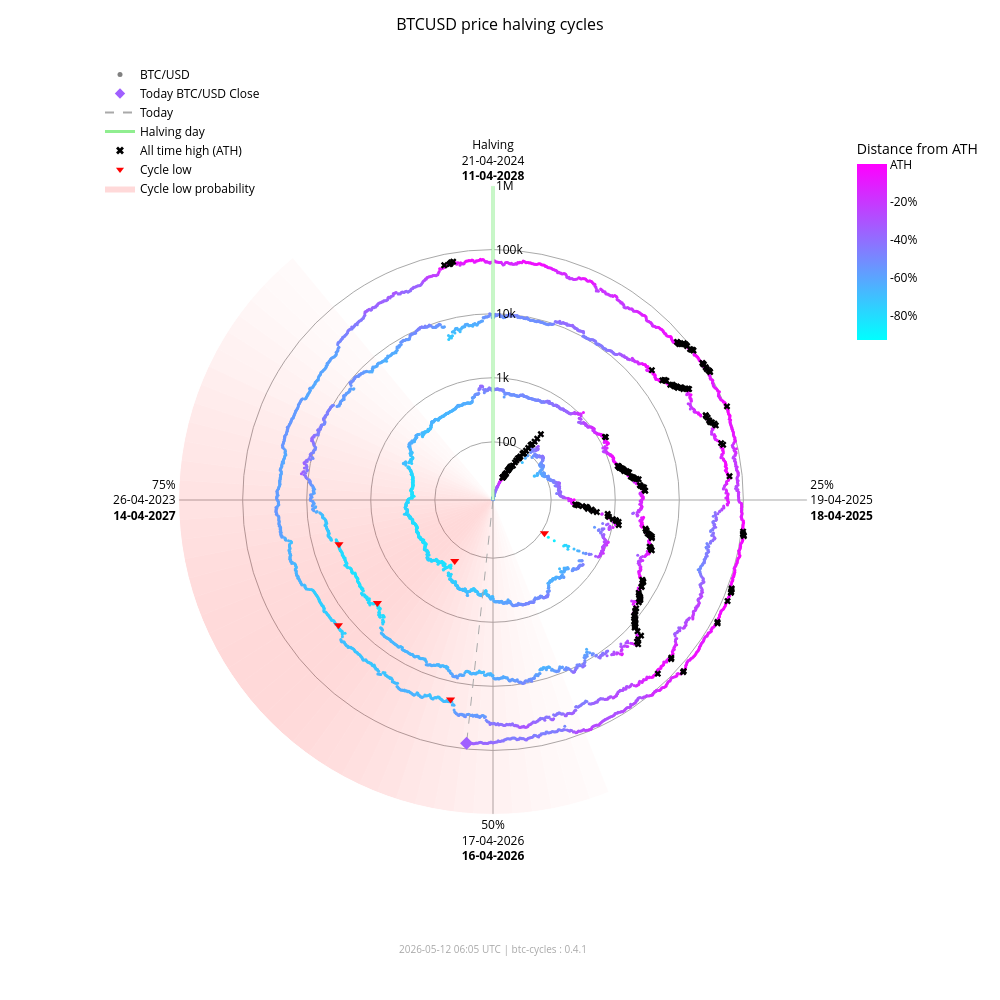

This figure's notebook cell:
### Markdown cell above
### Interactive chart (plotly)

### Code cell
fig_interactive = btc.plot(
    kind="interactive",
    from_date="2012-11-28",
)
# plotly config for interactivity
config = {"scrollZoom": True, "displayModeBar": True}
# display in notebook
fig_interactive.show(config=config)

### Figure 1 — Plotly figure (JSON) as saved in the notebook; plotly's stock layout.template omitted (floating-point values rounded to 4 significant figures; data arrays with more than 128 entries replaced by an {"elided": "..."} marker saying what was removed)
{"data": [{"fill": "toself", "fillcolor": "rgba(255,0,0,0.017168280509461755)", "hoverinfo": "skip", "line": {"width": 0}, "mode": "lines", "r": [12.35, 1000000, 1000000, 12.35, 12.35], "showlegend": false, "theta": [158.4, 158.4, 162.0, 162.0, 158.4], "type": "scatterpolar"}, {"fill": "toself", "fillcolor": "rgba(255,0,0,0.022114794501891175)", "hoverinfo": "skip", "line": {"width": 0}, "mode": "lines", "r": [12.35, 1000000, 1000000, 12.35, 12.35], "showlegend": false, "theta": [162.0, 162.0, 165.6, 165.6, 162.0], "type": "scatterpolar"}, {"fill": "toself", "fillcolor": "rgba(255,0,0,0.02790404259511669)", "hoverinfo": "skip", "line": {"width": 0}, "mode": "lines", "r": [12.35, 1000000, 1000000, 12.35, 12.35], "showlegend": false, "theta": [165.6, 165.6, 169.2, 169.2, 165.6], "type": "scatterpolar"}, {"fill": "toself", "fillcolor": "rgba(255,0,0,0.034518294852420334)", "hoverinfo": "skip", "line": {"width": 0}, "mode": "lines", "r": [12.35, 1000000, 1000000, 12.35, 12.35], "showlegend": false, "theta": [169.2, 169.2, 172.8, 172.8, 169.2], "type": "scatterpolar"}, {"fill": "toself", "fillcolor": "rgba(255,0,0,0.041901979682821514)", "hoverinfo": "skip", "line": {"width": 0}, "mode": "lines", "r": [12.35, 1000000, 1000000, 12.35, 12.35], "showlegend": false, "theta": [172.8, 172.8, 176.4, 176.4, 172.8], "type": "scatterpolar"}, {"fill": "toself", "fillcolor": "rgba(255,0,0,0.04996405861294358)", "hoverinfo": "skip", "line": {"width": 0}, "mode": "lines", "r": [12.35, 1000000, 1000000, 12.35, 12.35], "showlegend": false, "theta": [176.4, 176.4, 180.0, 180.0, 176.4], "type": "scatterpolar"}, {"fill": "toself", "fillcolor": "rgba(255,0,0,0.05858349692240514)", "hoverinfo": "skip", "line": {"width": 0}, "mode": "lines", "r": [12.35, 1000000, 1000000, 12.35, 12.35], "showlegend": false, "theta": [180.0, 180.0, 183.6, 183.6, 180.0], "type": "scatterpolar"}, {"fill": "toself", "fillcolor": "rgba(255,0,0,0.06761662035375064)", "hoverinfo": "skip", "line": {"width": 0}, "mode": "lines", "r": [12.35, 1000000, 1000000, 12.35, 12.35], "showlegend": false, "theta": [183.6, 183.6, 187.2, 187.2, 183.6], "type": "scatterpolar"}, {"fill": "toself", "fillcolor": "rgba(255,0,0,0.07690481219944661)", "hoverinfo": "skip", "line": {"width": 0}, "mode": "lines", "r": [12.35, 1000000, 1000000, 12.35, 12.35], "showlegend": false, "theta": [187.2, 187.2, 190.8, 190.8, 187.2], "type": "scatterpolar"}, {"fill": "toself", "fillcolor": "rgba(255,0,0,0.08628112000611096)", "hoverinfo": "skip", "line": {"width": 0}, "mode": "lines", "r": [12.35, 1000000, 1000000, 12.35, 12.35], "showlegend": false, "theta": [190.8, 190.8, 194.4, 194.4, 190.8], "type": "scatterpolar"}, {"fill": "toself", "fillcolor": "rgba(255,0,0,0.09557490841018089)", "hoverinfo": "skip", "line": {"width": 0}, "mode": "lines", "r": [12.35, 1000000, 1000000, 12.35, 12.35], "showlegend": false, "theta": [194.4, 194.4, 198.0, 198.0, 194.4], "type": "scatterpolar"}, {"fill": "toself", "fillcolor": "rgba(255,0,0,0.10461455782963762)", "hoverinfo": "skip", "line": {"width": 0}, "mode": "lines", "r": [12.35, 1000000, 1000000, 12.35, 12.35], "showlegend": false, "theta": [198.0, 198.0, 201.6, 201.6, 198.0], "type": "scatterpolar"}, {"fill": "toself", "fillcolor": "rgba(255,0,0,0.11322908719652829)", "hoverinfo": "skip", "line": {"width": 0}, "mode": "lines", "r": [12.35, 1000000, 1000000, 12.35, 12.35], "showlegend": false, "theta": [201.6, 201.6, 205.2, 205.2, 201.6], "type": "scatterpolar"}, {"fill": "toself", "fillcolor": "rgba(255,0,0,0.12125015337052986)", "hoverinfo": "skip", "line": {"width": 0}, "mode": "lines", "r": [12.35, 1000000, 1000000, 12.35, 12.35], "showlegend": false, "theta": [205.2, 205.2, 208.8, 208.8, 205.2], "type": "scatterpolar"}, {"fill": "toself", "fillcolor": "rgba(255,0,0,0.12851590515331976)", "hoverinfo": "skip", "line": {"width": 0}, "mode": "lines", "r": [12.35, 1000000, 1000000, 12.35, 12.35], "showlegend": false, "theta": [208.8, 208.8, 212.4, 212.4, 208.8], "type": "scatterpolar"}, {"fill": "toself", "fillcolor": "rgba(255,0,0,0.13487757461161184)", "hoverinfo": "skip", "line": {"width": 0}, "mode": "lines", "r": [12.35, 1000000, 1000000, 12.35, 12.35], "showlegend": false, "theta": [212.4, 212.4, 216.0, 216.0, 212.4], "type": "scatterpolar"}, {"fill": "toself", "fillcolor": "rgba(255,0,0,0.14020862181849592)", "hoverinfo": "skip", "line": {"width": 0}, "mode": "lines", "r": [12.35, 1000000, 1000000, 12.35, 12.35], "showlegend": false, "theta": [216.0, 216.0, 219.6, 219.6, 216.0], "type": "scatterpolar"}, {"fill": "toself", "fillcolor": "rgba(255,0,0,0.14441504950654527)", "hoverinfo": "skip", "line": {"width": 0}, "mode": "lines", "r": [12.35, 1000000, 1000000, 12.35, 12.35], "showlegend": false, "theta": [219.6, 219.6, 223.2, 223.2, 219.6], "type": "scatterpolar"}, {"fill": "toself", "fillcolor": "rgba(255,0,0,0.14744459351271713)", "hoverinfo": "skip", "line": {"width": 0}, "mode": "lines", "r": [12.35, 1000000, 1000000, 12.35, 12.35], "showlegend": false, "theta": [223.2, 223.2, 226.8, 226.8, 223.2], "type": "scatterpolar"}, {"fill": "toself", "fillcolor": "rgba(255,0,0,0.14929223192296423)", "hoverinfo": "skip", "line": {"width": 0}, "mode": "lines", "r": [12.35, 1000000, 1000000, 12.35, 12.35], "showlegend": false, "theta": [226.8, 226.8, 230.4, 230.4, 226.8], "type": "scatterpolar"}, {"fill": "toself", "fillcolor": "rgba(255,0,0,0.15)", "hoverinfo": "skip", "line": {"width": 0}, "mode": "lines", "r": [12.35, 1000000, 1000000, 12.35, 12.35], "showlegend": false, "theta": [230.4, 230.4, 234.0, 234.0, 230.4], "type": "scatterpolar"}, {"fill": "toself", "fillcolor": "rgba(255,0,0,0.14965033825231114)", "hoverinfo": "skip", "line": {"width": 0}, "mode": "lines", "r": [12.35, 1000000, 1000000, 12.35, 12.35], "showlegend": false, "theta": [234.0, 234.0, 237.6, 237.6, 234.0], "type": "scatterpolar"}, {"fill": "toself", "fillcolor": "rgba(255,0,0,0.14835378057909807)", "hoverinfo": "skip", "line": {"width": 0}, "mode": "lines", "r": [12.35, 1000000, 1000000, 12.35, 12.35], "showlegend": false, "theta": [237.6, 237.6, 241.2, 241.2, 237.6], "type": "scatterpolar"}, {"fill": "toself", "fillcolor": "rgba(255,0,0,0.14623322283554635)", "hoverinfo": "skip", "line": {"width": 0}, "mode": "lines", "r": [12.35, 1000000, 1000000, 12.35, 12.35], "showlegend": false, "theta": [241.2, 241.2, 244.8, 244.8, 241.2], "type": "scatterpolar"}, {"fill": "toself", "fillcolor": "rgba(255,0,0,0.1434078538226231)", "hoverinfo": "skip", "line": {"width": 0}, "mode": "lines", "r": [12.35, 1000000, 1000000, 12.35, 12.35], "showlegend": false, "theta": [244.8, 244.8, 248.4, 248.4, 244.8], "type": "scatterpolar"}, {"fill": "toself", "fillcolor": "rgba(255,0,0,0.13997983179373427)", "hoverinfo": "skip", "line": {"width": 0}, "mode": "lines", "r": [12.35, 1000000, 1000000, 12.35, 12.35], "showlegend": false, "theta": [248.4, 248.4, 252.0, 252.0, 248.4], "type": "scatterpolar"}, {"fill": "toself", "fillcolor": "rgba(255,0,0,0.13602598258454268)", "hoverinfo": "skip", "line": {"width": 0}, "mode": "lines", "r": [12.35, 1000000, 1000000, 12.35, 12.35], "showlegend": false, "theta": [252.0, 252.0, 255.6, 255.6, 252.0], "type": "scatterpolar"}, {"fill": "toself", "fillcolor": "rgba(255,0,0,0.13159547355344953)", "hoverinfo": "skip", "line": {"width": 0}, "mode": "lines", "r": [12.35, 1000000, 1000000, 12.35, 12.35], "showlegend": false, "theta": [255.6, 255.6, 259.2, 259.2, 255.6], "type": "scatterpolar"}, {"fill": "toself", "fillcolor": "rgba(255,0,0,0.12671301775492697)", "hoverinfo": "skip", "line": {"width": 0}, "mode": "lines", "r": [12.35, 1000000, 1000000, 12.35, 12.35], "showlegend": false, "theta": [259.2, 259.2, 262.8, 262.8, 259.2], "type": "scatterpolar"}, {"fill": "toself", "fillcolor": "rgba(255,0,0,0.12138610149219965)", "hoverinfo": "skip", "line": {"width": 0}, "mode": "lines", "r": [12.35, 1000000, 1000000, 12.35, 12.35], "showlegend": false, "theta": [262.8, 262.8, 266.4, 266.4, 262.8], "type": "scatterpolar"}, {"fill": "toself", "fillcolor": "rgba(255,0,0,0.1156142551644921)", "hoverinfo": "skip", "line": {"width": 0}, "mode": "lines", "r": [12.35, 1000000, 1000000, 12.35, 12.35], "showlegend": false, "theta": [266.4, 266.4, 270.0, 270.0, 266.4], "type": "scatterpolar"}, {"fill": "toself", "fillcolor": "rgba(255,0,0,0.10939851441251548)", "hoverinfo": "skip", "line": {"width": 0}, "mode": "lines", "r": [12.35, 1000000, 1000000, 12.35, 12.35], "showlegend": false, "theta": [270.0, 270.0, 273.6, 273.6, 270.0], "type": "scatterpolar"}, {"fill": "toself", "fillcolor": "rgba(255,0,0,0.10274974912946185)", "hoverinfo": "skip", "line": {"width": 0}, "mode": "lines", "r": [12.35, 1000000, 1000000, 12.35, 12.35], "showlegend": false, "theta": [273.6, 273.6, 277.2, 277.2, 273.6], "type": "scatterpolar"}, {"fill": "toself", "fillcolor": "rgba(255,0,0,0.09569517349791425)", "hoverinfo": "skip", "line": {"width": 0}, "mode": "lines", "r": [12.35, 1000000, 1000000, 12.35, 12.35], "showlegend": false, "theta": [277.2, 277.2, 280.8, 280.8, 277.2], "type": "scatterpolar"}, {"fill": "toself", "fillcolor": "rgba(255,0,0,0.08828282625646727)", "hoverinfo": "skip", "line": {"width": 0}, "mode": "lines", "r": [12.35, 1000000, 1000000, 12.35, 12.35], "showlegend": false, "theta": [280.8, 280.8, 284.4, 284.4, 280.8], "type": "scatterpolar"}, {"fill": "toself", "fillcolor": "rgba(255,0,0,0.08058400018765345)", "hoverinfo": "skip", "line": {"width": 0}, "mode": "lines", "r": [12.35, 1000000, 1000000, 12.35, 12.35], "showlegend": false, "theta": [284.4, 284.4, 288.0, 288.0, 284.4], "type": "scatterpolar"}, {"fill": "toself", "fillcolor": "rgba(255,0,0,0.07269354608292704)", "hoverinfo": "skip", "line": {"width": 0}, "mode": "lines", "r": [12.35, 1000000, 1000000, 12.35, 12.35], "showlegend": false, "theta": [288.0, 288.0, 291.6, 291.6, 288.0], "type": "scatterpolar"}, {"fill": "toself", "fillcolor": "rgba(255,0,0,0.06472784449068783)", "hoverinfo": "skip", "line": {"width": 0}, "mode": "lines", "r": [12.35, 1000000, 1000000, 12.35, 12.35], "showlegend": false, "theta": [291.6, 291.6, 295.2, 295.2, 291.6], "type": "scatterpolar"}, {"fill": "toself", "fillcolor": "rgba(255,0,0,0.05682021976743955)", "hoverinfo": "skip", "line": {"width": 0}, "mode": "lines", "r": [12.35, 1000000, 1000000, 12.35, 12.35], "showlegend": false, "theta": [295.2, 295.2, 298.8, 298.8, 295.2], "type": "scatterpolar"}, {"fill": "toself", "fillcolor": "rgba(255,0,0,0.04911378436707333)", "hoverinfo": "skip", "line": {"width": 0}, "mode": "lines", "r": [12.35, 1000000, 1000000, 12.35, 12.35], "showlegend": false, "theta": [298.8, 298.8, 302.4, 302.4, 298.8], "type": "scatterpolar"}, {"fill": "toself", "fillcolor": "rgba(255,0,0,0.04175213714896469)", "hoverinfo": "skip", "line": {"width": 0}, "mode": "lines", "r": [12.35, 1000000, 1000000, 12.35, 12.35], "showlegend": false, "theta": [302.4, 302.4, 306.0, 306.0, 302.4], "type": "scatterpolar"}, {"fill": "toself", "fillcolor": "rgba(255,0,0,0.034868865657538876)", "hoverinfo": "skip", "line": {"width": 0}, "mode": "lines", "r": [12.35, 1000000, 1000000, 12.35, 12.35], "showlegend": false, "theta": [306.0, 306.0, 309.6, 309.6, 306.0], "type": "scatterpolar"}, {"fill": "toself", "fillcolor": "rgba(255,0,0,0.02857722515334582)", "hoverinfo": "skip", "line": {"width": 0}, "mode": "lines", "r": [12.35, 1000000, 1000000, 12.35, 12.35], "showlegend": false, "theta": [309.6, 309.6, 313.2, 313.2, 309.6], "type": "scatterpolar"}, {"fill": "toself", "fillcolor": "rgba(255,0,0,0.022961515313555197)", "hoverinfo": "skip", "line": {"width": 0}, "mode": "lines", "r": [12.35, 1000000, 1000000, 12.35, 12.35], "showlegend": false, "theta": [313.2, 313.2, 316.8, 316.8, 313.2], "type": "scatterpolar"}, {"fill": "toself", "fillcolor": "rgba(255,0,0,0.01807146942917362)", "hoverinfo": "skip", "line": {"width": 0}, "mode": "lines", "r": [12.35, 1000000, 1000000, 12.35, 12.35], "showlegend": false, "theta": [316.8, 316.8, 320.4, 320.4, 316.8], "type": "scatterpolar"}, {"hoverinfo": "text", "marker": {"color": {"elided": "4914 str values"}, "size": 3}, "mode": "markers", "r": {"elided": "4914 float values"}, "showlegend": false, "text": {"elided": "4914 str values"}, "theta": {"elided": "4914 float values"}, "type": "scatterpolar"}, {"hoverinfo": "skip", "line": {"color": "lightgreen", "width": 3}, "mode": "lines", "r": [12.35, 1000000], "showlegend": false, "theta": [0, 0], "type": "scatterpolar"}, {"hoverinfo": "skip", "line": {"color": "darkgrey", "dash": "dash", "width": 1}, "mode": "lines", "r": [12.35, 81220.0], "showlegend": false, "theta": [186.2, 186.2], "type": "scatterpolar"}, {"hoverinfo": "text", "marker": {"color": "#a05fff", "size": 10, "symbol": "diamond"}, "mode": "markers", "r": [81220.0], "showlegend": false, "text": ["Today<br>Date: 2026-05-12<br>Price: $81,216.88"], "theta": [186.2], "type": "scatterpolar"}, {"hoverinfo": "text", "marker": {"color": "black", "size": 6, "symbol": "x"}, "mode": "markers", "r": {"elided": "195 float values"}, "showlegend": false, "text": {"elided": "195 str values"}, "theta": {"elided": "195 float values"}, "type": "scatterpolar"}, {"hoverinfo": "text", "marker": {"color": "red", "size": 8, "symbol": "triangle-down"}, "mode": "markers", "r": [111.6, 164.9, 3233.0, 3925.0, 18950.0, 15760.0], "showlegend": false, "text": ["Cycle Low<br>Date: 2014-02-21<br>Price: $111.56<br>ATH distance: -91.0%", "Cycle Low<br>Date: 2015-01-14<br>Price: $164.92<br>ATH distance: -86.7%", "Cycle Low<br>Date: 2018-12-15<br>Price: $3,232.51<br>ATH distance: -83.3%", "Cycle Low<br>Date: 2019-03-25<br>Price: $3,924.55<br>ATH distance: -79.7%", "Cycle Low<br>Date: 2022-06-18<br>Price: $18,954.25<br>ATH distance: -71.9%", "Cycle Low<br>Date: 2022-11-21<br>Price: $15,760.19<br>ATH distance: -76.7%"], "theta": [122.8, 212.1, 228.3, 254.0, 192.0, 231.0], "type": "scatterpolar"}, {"marker": {"color": "grey", "size": 5}, "mode": "markers", "name": "BTC/USD", "r": [null], "theta": [null], "type": "scatterpolar"}, {"marker": {"color": "#a05fff", "size": 8, "symbol": "diamond"}, "mode": "markers", "name": "Today BTC/USD Close", "r": [null], "theta": [null], "type": "scatterpolar"}, {"line": {"color": "darkgrey", "dash": "dash"}, "mode": "lines", "name": "Today", "r": [null], "theta": [null], "type": "scatterpolar"}, {"line": {"color": "lightgreen", "width": 3}, "mode": "lines", "name": "Halving day", "r": [null], "theta": [null], "type": "scatterpolar"}, {"marker": {"color": "black", "size": 7, "symbol": "x"}, "mode": "markers", "name": "All time high (ATH)", "r": [null], "theta": [null], "type": "scatterpolar"}, {"marker": {"color": "red", "size": 7, "symbol": "triangle-down"}, "mode": "markers", "name": "Cycle low", "r": [null], "theta": [null], "type": "scatterpolar"}, {"fill": "toself", "fillcolor": "rgba(255,0,0,0.15)", "line": {"width": 0}, "mode": "lines", "name": "Cycle low probability", "r": [null], "theta": [null], "type": "scatterpolar"}, {"hoverinfo": "skip", "marker": {"cmax": 0, "cmin": -0.9307, "color": [0], "colorbar": {"len": 0.25, "ticktext": ["ATH", "-20%", "-40%", "-60%", "-80%", "-100%"], "tickvals": [0, -0.2, -0.4, -0.6, -0.8, -1.0], "title": {"text": "Distance from ATH"}, "x": 0.95, "y": 0.92, "yanchor": "top"}, "colorscale": {"elided": "256x2 mixed values"}, "showscale": true, "size": 0}, "mode": "markers", "r": [null], "showlegend": false, "theta": [null], "type": "scatterpolar"}], "layout": {"annotations": [{"font": {"color": "darkgrey", "size": 10}, "showarrow": false, "text": "2026-05-12 06:05 UTC | btc-cycles : 0.4.1", "x": 0.5, "xref": "paper", "y": -0.02, "yref": "paper"}], "font": {"color": "black"}, "height": 1000, "legend": {"bgcolor": "rgba(0,0,0,0)", "font": {"color": "black"}, "x": 0.0, "y": 1.0}, "margin": {"b": 60, "l": 100, "r": 80, "t": 60}, "paper_bgcolor": "white", "plot_bgcolor": "white", "polar": {"angularaxis": {"color": "black", "direction": "clockwise", "gridcolor": "darkgrey", "rotation": 90, "ticktext": ["Halving<br>21-04-2024<br><b>11-04-2028</b>", "25%<br>19-04-2025<br><b>18-04-2025</b>", "50%<br>17-04-2026<br><b>16-04-2026</b>", "75%<br>26-04-2023<br><b>14-04-2027</b>"], "tickvals": [0, 90, 180, 270]}, "bgcolor": "white", "domain": {"x": [0.1, 0.9], "y": [0.05, 0.95]}, "radialaxis": {"angle": 90, "color": "black", "gridcolor": "darkgrey", "range": [1.092, 6.0], "tickangle": 90, "ticktext": ["100", "1k", "10k", "100k", "1M"], "tickvals": [100, 1000, 10000, 100000, 1000000], "type": "log"}}, "title": {"font": {"color": "black", "size": 16}, "text": "BTCUSD price halving cycles", "x": 0.5}, "width": 1000}}
